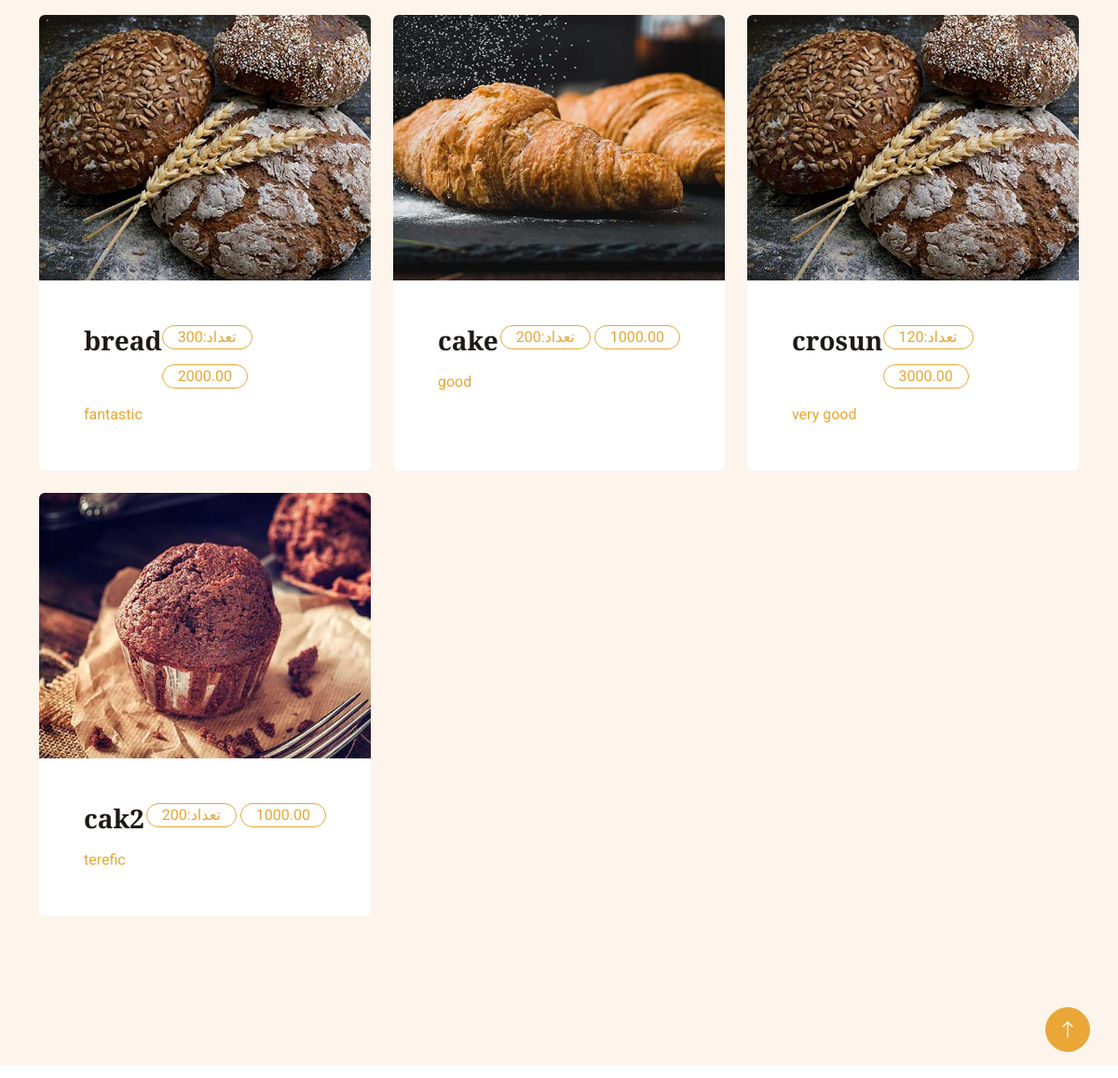
/post/ (signed in), run on the app's committed database.
### administrator/models.py (models this page shows, shortened)
class post(models.Model):
    title = models.CharField(max_length=100)
    description = models.TextField()
    count = models.IntegerField()
    price = models.DecimalField(max_digits=6, decimal_places=2)
    active = models.BooleanField(default=True)
    image = models.ImageField(upload_to='images')

### administrator/views.py (the view)
# urls.py: path('post/', create_post, name="create_post"),
@login_required(login_url='/administrator/login/')
def create_post(requests):
    context = {
        "post": post.objects.all(),
    }
    return render(requests, "administrator/product.html", context)

### administrator/templates/administrator/product.html (shortened to what this page needs)
{% load static %}
<!DOCTYPE html>
<html lang="en">
<head>
    <link href="https://cdnjs.cloudflare.com/ajax/libs/font-awesome/5.10.0/css/all.min.css" rel="stylesheet">
    <link href="https://cdn.jsdelivr.net/npm/bootstrap-icons@1.4.1/font/bootstrap-icons.css" rel="stylesheet">
    <link href="{% static "administrator/lib/animate/animate.min.css" %}" rel="stylesheet">
    <link href="{% static "administrator/lib/owlcarousel/assets/owl.carousel.min.css" %}" rel="stylesheet">
    <link href="{% static "administrator/css/bootstrap.min.css" %}" rel="stylesheet">
    <link href="{% static "administrator/css/style.css" %}" rel="stylesheet">
</head>
<body>
    <div class=" bg-light my-6 py-6 pt-0">
        <div class="container">
            <div class="row g-4">
                {% for posts in post %}
                    <div class="col-lg-4 col-md-6 wow fadeInUp" >
                        <div class="product-item d-flex flex-column bg-white rounded overflow-hidden h-100">
                            <a href="">
                                <div class="position-relative mt-auto">
                                <img class="img-fluid" src="{{ posts.image.url }}" alt="">
                            </div>
                                <div class=" p-5">
                                <div style="display: flex; justify-content: space-between">
                                    <h3 class="mb-3">{{ posts.title }}</h3>
                                    <div>
                                        <div class="d-inline-block border border-primary rounded-pill px-3 mb-3">تعداد:{{ posts.count }}</div>
                                        <div class="d-inline-block border border-primary rounded-pill px-3 mb-3">{{ posts.price }}</div>
                                    </div>
                                </div>
                                <span>{{ posts.description }}</span>
                            </div>
                            </a>
                        </div>
                    </div>
                {% endfor %}
            </div>
        </div>
    </div>
    <a href="#" class="btn btn-lg btn-primary btn-lg-square rounded-circle back-to-top"><i class="bi bi-arrow-up"></i></a>
</body>
</html>

### administrator/static/administrator/css/style.css (style rules this page uses)
:root { --primary: #EAA636; --secondary: #545454; --light: #FDF5EB; --dark: #1E1916; }
.py-6 { padding-top: 10rem; padding-bottom: 10rem; }
.my-6 { margin-top: 1rem; margin-bottom: 1rem; }
.back-to-top { position: fixed; display: none; right: 30px; bottom: 30px; z-index: 99; }
.btn { font-weight: 500; transition: .5s; }
.btn.btn-primary { color: #FFFFFF; }
.btn-lg-square { width: 48px; height: 48px; }
.btn-square, .btn-sm-square, .btn-lg-square { padding: 0; display: flex; align-items: center; justify-content: center; font-weight: normal; }
.product-item { transition: .5s; }

### data on the page
post: image (picture), title "bread", count "300", price "2000.00", description "fantastic"
post: image (picture), title "cake", count "200", price "1000.00", description "good"
post: image (picture), title "crosun", count "120", price "3000.00", description "very good"
post: image (picture), title "cak2", count "200", price "1000.00", description "terefic"
